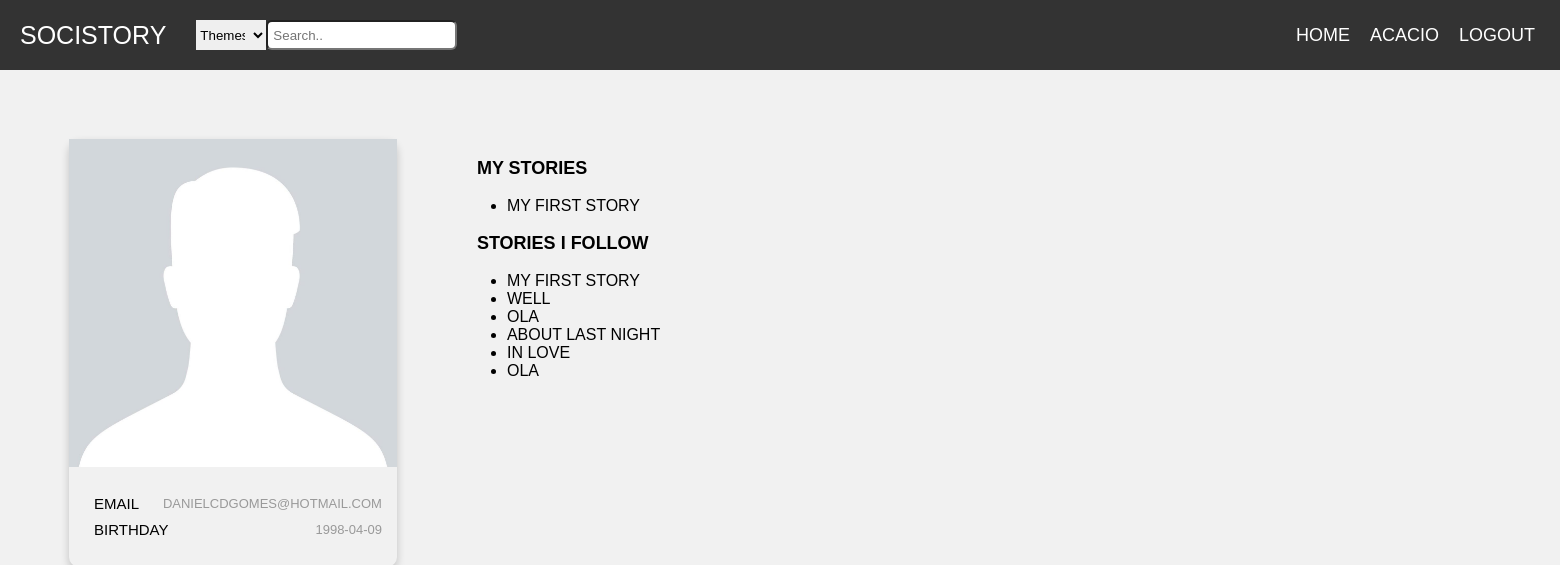
/pages/profilePage.php?username=Daniel (signed in), run on the app's committed database.
### tables this page shows
CREATE TABLE users(
  username VARCHAR PRIMARY KEY,
  email VARCHAR UNIQUE,
  password VARCHAR(254) NOT NULL,
  salt VARCHAR(32) NOT NULL,
  birthday DATE,
  img VARCHAR
);

CREATE TABLE stories(
  entity_id INTEGER PRIMARY KEY REFERENCES entities,
  username VARCHAR NOT NULL REFERENCES users,
  title TEXT NOT NULL, 
  body TEXT NOT NULL,
  hour DATETIME NOT NULL,
  UNIQUE(username, title, body)
);

### database/db_comments.php (called while the page is built, shortened)
<?php
    function getUsernameInfo($username){
    $db = Database::instance()->db();
    $stmt = $db->prepare('SELECT *, rowid FROM users where username = ?');
    $stmt->execute(array($username));
    return $stmt->fetch();
    }
  function myComments($username) {
    $db = Database::instance()->db();
    $stmt = $db->prepare("SELECT  DISTINCT stories.* from stories LEFT JOIN likes on likes.entity_id = stories.entity_id, comments where comments.username = ?");
    $stmt->execute(array($username));
    return $stmt->fetchAll();
  }
  function myStories($username) {
    $db = Database::instance()->db();
    $stmt = $db->prepare('SELECT title FROM stories WHERE username = ?');
    $stmt->execute(array($username));
    return $stmt->fetchAll();
  }
?>

### pages/profilePage.php (the view, shortened to what this page needs)
<?php
include_once('../templates/common.php');
include_once('../database/db_comments.php');
$profileInfo = getUsernameInfo($_GET['username']);
$mystories = myStories($_GET['username']);
$myCommentStories =  myComments($_GET['username']);
    ?>
 <link rel="stylesheet" href="../css/profilePage.css">
<div class="container">
    <div class="card">
            <img src="<?=$profileInfo['img']?>" alt="MyImg" style="width:100%">
        <div style="margin: 24px 0;">
            <ul class="single-category">
                <li class="row">
                    <h6 class="email">Email</h6>
                    <span> <?=$profileInfo['email']?></span> </li>
                <li class="row">
                    <h6 class="birthday">Birthday</h6>
                    <span> <?=$profileInfo['birthday'] ? $profileInfo['birthday'] :'No day inserted'?></span> </li>
            </ul>
            </div>
    </div>
    <section id="stories">
        <div class="container-story">
            <p class="profileinfo" id = myStories>
               <label for="myStories"> My Stories </label>
                <ul>
                    <?php
                    foreach($mystories as $story){
                        ?>
                        <li><?=$story['title']?> </li>
                    <?php }
                    unset($story) ?>
                </ul>
                    </p>
                    <p class="profileinfo" id ="myCommentedStories">
                    <label for="myCommentedStories"> Stories i follow </label>
                    <ul>
                    <?php
                    foreach($myCommentStories as $story){
                        ?>
                        <li><?=$story['title']?> </li>
                    <?php }
                    unset($story) ?>
                </ul>
                    </p>
                    </div>
                    </div>

### css/common.css (style rules this page uses)
* { box-sizing: border-box; }
body { margin: 0; font-family: Poppins, sans-serif; }

### css/mainPage.css (style rules this page uses)
body { font-family: Poppins-Regular, sans-serif; }
.row { display: -ms-flexbox; display: flex; -ms-flex-wrap: wrap; flex-wrap: wrap; }
body { margin: 0; padding: 0; font-family: Raleway; text-transform: uppercase; font-size: 11px; }

### css/profilePage.css (style rules this page uses)
html, body, .sidebar, .content-posts { height: 100%; }
body { font-size: 16px; font-family: Poppins, sans-serif; font-weight: normal; background-color: #f1f1f1; }
.container { width: 110%; padding-right:15px; padding-left:15px; }
p { margin-top: 0; display: block; margin-block-start: 1em; margin-block-end: 1em; margin-inline-start: 0px; margin-inline-end: 0px; }
.container { width: 100%; padding-right: 15px; padding-left: 15px; margin-right: auto; margin-left: auto; display: flex; margin-right: -15px; margin-left: -15px; }
section#stories { padding: 70; }
p#myStories { font-size: large; font-weight: 900; }
p#myCommentedStories { font-size: large; }
label { margin-bottom: 10px; margin-left: 10px; }
@media (min-width: 768px) { .container { max-width: 720px; } }
.card { box-shadow: 0 4px 8px 0 rgba(0, 0, 0, 0.2); margin: auto; text-align: center; font-family: arial; margin-top: 10%; margin-left: 10%; border-radius: 10px; width:60%; }
.row { display: -ms-flexbox; display: flex; justify-content: space-between; -ms-flex-wrap: wrap; flex-wrap: wrap; position: relative; right: 15; }
.card h6 { font-size: 15px; margin: 0px; padding-right: 0px; font-weight: normal; line-height: 26px; }
span { font-size: 13px; font-weight: normal; display: block; color: #999999; margin-top: 5px; }
ul.single-category { display: flex; flex-direction: column; }
.container-story { width: 1000%; }
.profileinfo label { font-weight: 900; }

### data on the page
users: img (picture), email "DANIELCDGOMES@HOTMAIL.COM", birthday "1998-04-09"
stories: title "MY FIRST STORY"
stories: title "WELL"
stories: title "OLA"
stories: title "ABOUT LAST NIGHT"
stories: title "IN LOVE"
stories: title "OLA"

### other printed values
$username "ACACIO"
